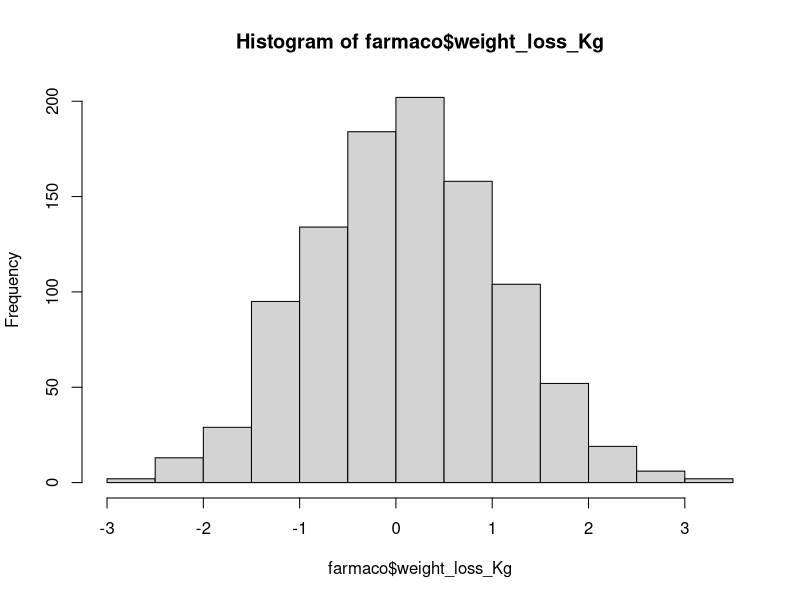
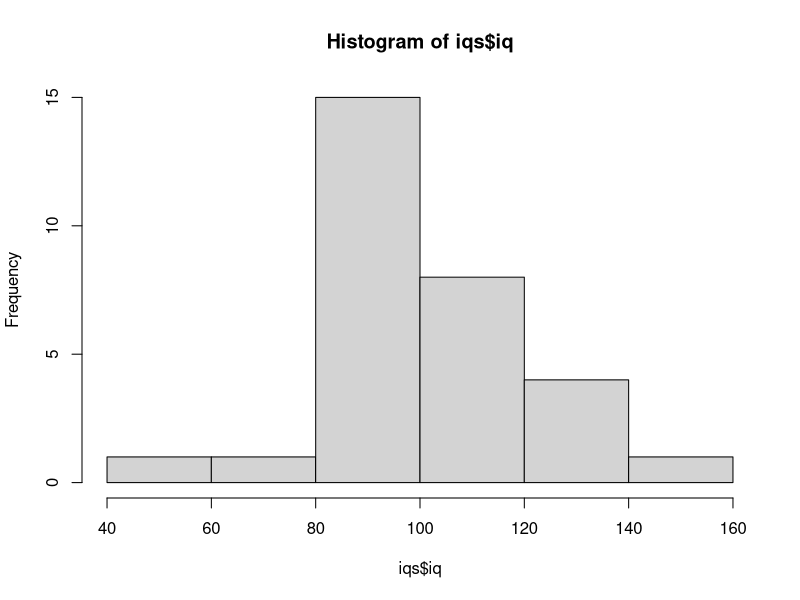
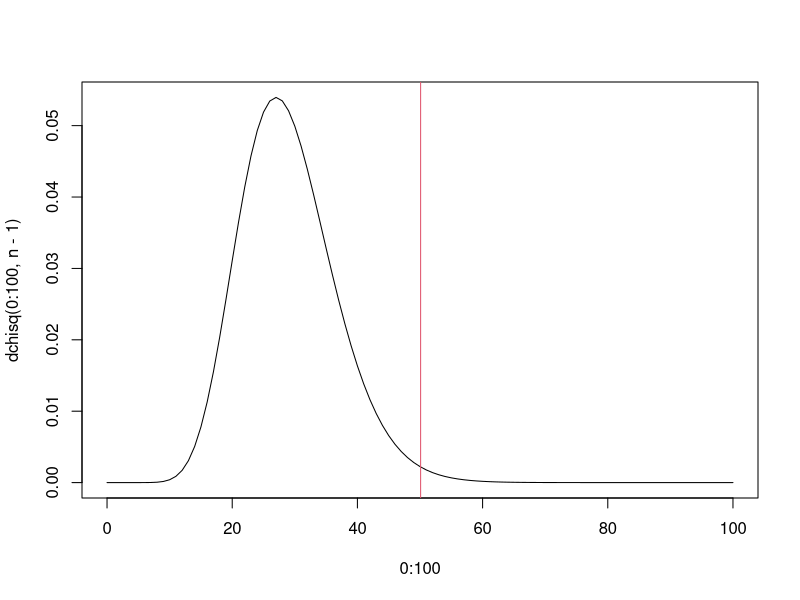
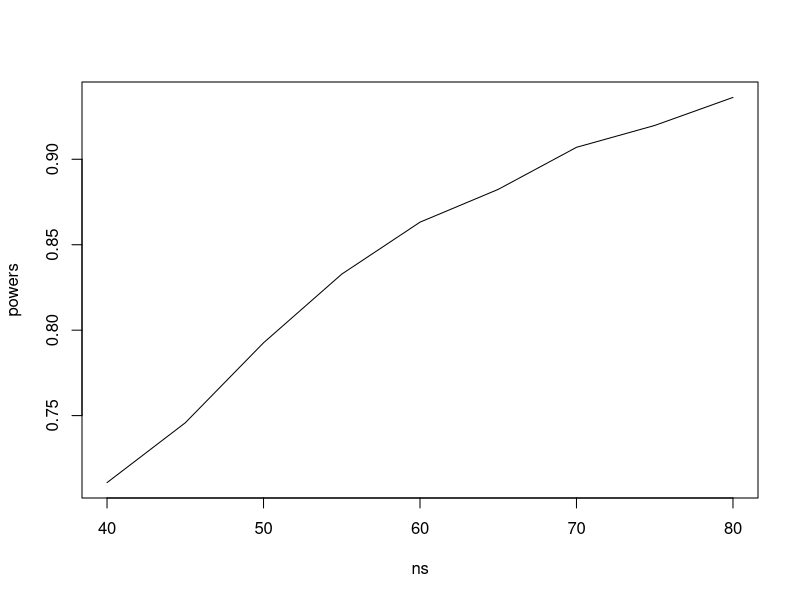

R code for these plots, in order:
## ---- chunk 1
knitr::opts_chunk$set(echo = TRUE)
## ---- chunk 2
pesos <- read.csv("all_data/all_data/data_2/homeo_weight_loss.csv")
pesosmean <- mean(pesos$weight_loss_Kg)
## ---- chunk 3
t.test(pesos$weight_loss_Kg,mu = 2)$p.value

#para 1 cola (H0)
t.test(pesos$weight_loss_Kg, mu = 2 ,alternative = "less")
#HA
t.test(pesos$weight_loss_Kg, mu = 2, alternative = "greater")
## ---- chunk 4
set.seed(42)
x <- rnorm(30, mean = 0, sd = 5)
print(c(
  t.test(x, mu = 1)$p.value, 
  t.test(x, mu = -1)$p.value
))
## ---- chunk 5
set.seed(4)
x <- rnorm(30, mean = 0, sd = 5)
print(
  t.test(x, mu = 0)$p.value
)
## ---- chunk 6
N <- 5000
alpha <- 0.05

sims <- replicate(N, {
  # H0: mu = 0
  x <- rnorm(100, mean = 0)            # Genera muestras de H0 (H0 es correcta)
  test <- t.test(x, mu = 0)$p.value    # Testea H0
  # Añade condición de éxito para calcular la probabilidad de
  # "Rechazar H_0 a pesar de ser correcta"
  # ?????????????????????????????????????????????
})
print(paste("alpha =", alpha, "| p(incorrectly reject H0) = ", mean(sims)))
## ---- chunk 7
# ??
## ---- chunk 8
farmaco <- read.csv("all_data/all_data/data_2/pharma_weight_loss.csv")
hist(farmaco$weight_loss_Kg)
t.test(farmaco$weight_loss_Kg,alternative = "greater")
## ---- chunk 9
# ??
## ---- chunk 10
# ??
## ---- chunk 11
iqs <- read.csv("all_data/all_data/data_2/iq_spanish.csv")
m <- mean(iqs$iq)
v <- var(iqs$iq)
sd <- sqrt(v)
#1: VAs e hipotesis
#X -> resultado del test de CI
#H0 -> var = 15^2
#Ha -> var != 15^2
#Varianza muestral S^2 -> (n-1)*S^2/sd^2 es X^2n-1 (chi cuadrado de n-1) cuando son normales e independientes
hist(iqs$iq) #Se asume normalidad
#Ya que ,asumo poblacion infinita y por ello, independencia

#2: CONTRASTAR DATOS VS H0 -> P_VALOR
#bajo h0: var = 15^2
n <- length(iqs$iq)
statistic <- ((n-1)*v)/(15^2) # chi(n-1)
tails <- 2*(1 - pchisq(statistic,n-1))
plotter <- function(){
  plot(0:100,dchisq(0:100,n-1),type = "l")
  abline(v = statistic, col = 2)
}
plotter()
#para un nivel de significacion de 5% no pasa el pvalor 0.05 -> rechazar h0
#para un nivel de significacion de 1% pasa el pvalor 0.01 -> aceptar h0

## ---- chunk 12
power_var_test <- function(n, H0_sigma2 = 15 ^ 2, true_sigma2 = 388.6902,
                           significance = 0.05, N = 5000) {
  #imagino mundo donde var no es 15^2
  sims <- replicate(N, {
    data <- rnorm(n, sd = sqrt(true_sigma2))
    var_stat <- var(data)
    statistic <- ((n-1)*var_stat)/(H0_sigma2) # chi(n-1)
    #ERROR EN EL PVALUE
    p_value1 <- 2*(1-pchisq(statistic,n-1))
    p_value2 <- 2*(1-pchisq(statistic,n-1))  
    p_value <- min(p_value1,p_value2)
    p_value < significance
  })
  mean(sims)
}

## ---- chunk 13
power_var_test <- Vectorize(power_var_test)
ns <- seq(40,80,by = 5)
powers <- power_var_test(ns)
plot(ns,powers,type = "l")

## ---- chunk 14
power.t.test(delta = 0.5,power = 0.9,sd = 4.1,type = "one.sample",sig.level = 0.01,alternative = "one.sided")
